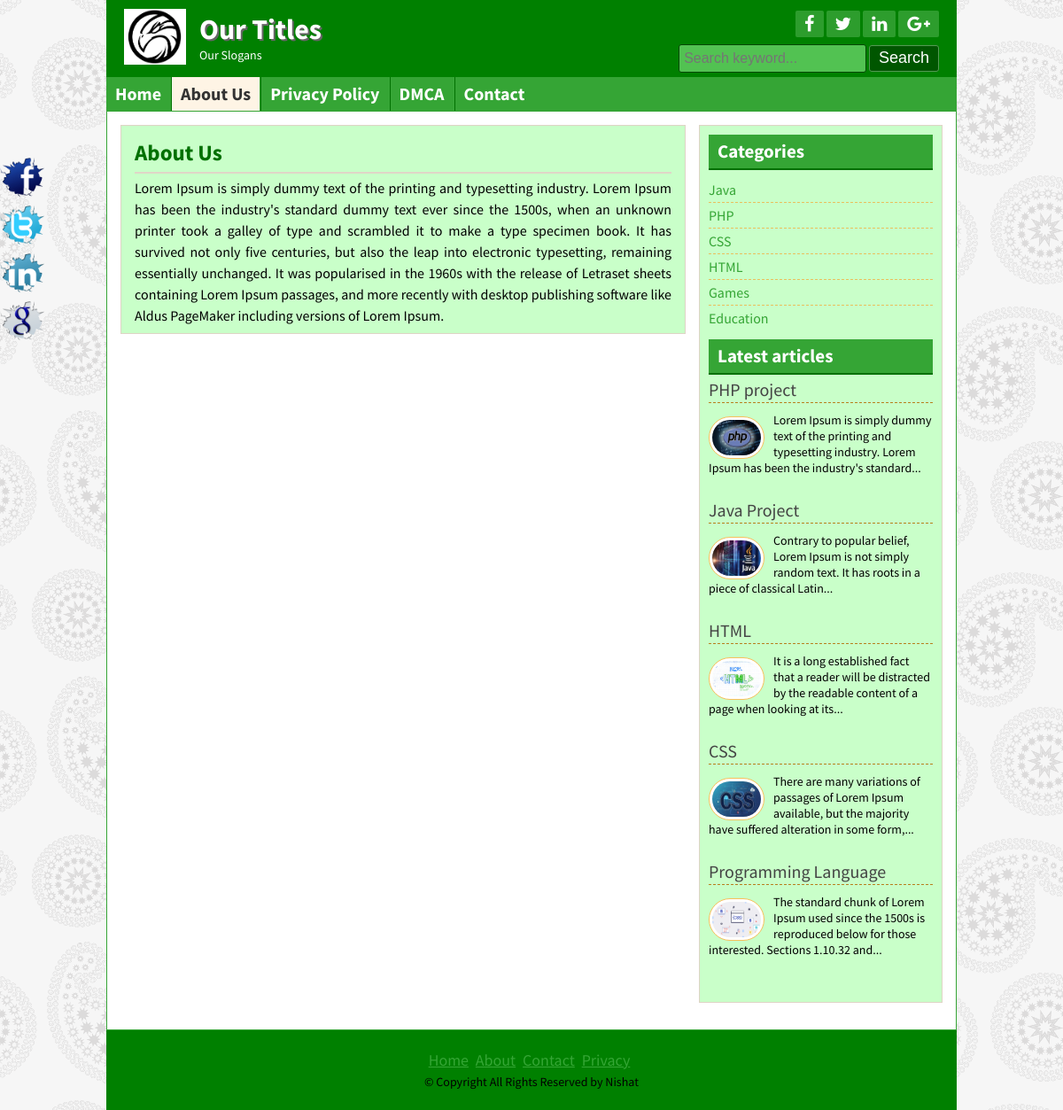
Page /page.php?pageid=1 on the committed database.
### tables this page shows
CREATE TABLE `title_slogan` (
  `id` int(11) NOT NULL,
  `title` varchar(255) NOT NULL,
  `slogan` varchar(255) NOT NULL,
  `logo` varchar(255) NOT NULL
);

CREATE TABLE `social_media` (
  `id` int(11) NOT NULL,
  `fb` varchar(255) NOT NULL,
  `tw` varchar(255) NOT NULL,
  `ln` varchar(255) NOT NULL,
  `gp` varchar(255) NOT NULL
);

CREATE TABLE `page` (
  `id` int(11) NOT NULL,
  `name` varchar(255) NOT NULL,
  `body` text NOT NULL
);

CREATE TABLE `category` (
  `id` int(11) NOT NULL,
  `name` varchar(50) NOT NULL
);

CREATE TABLE `post` (
  `id` int(11) NOT NULL,
  `cat` int(11) NOT NULL,
  `title` varchar(255) NOT NULL,
  `body` text NOT NULL,
  `image` varchar(255) NOT NULL,
  `author` varchar(50) NOT NULL,
  `tags` varchar(255) NOT NULL,
  `date` timestamp NOT NULL DEFAULT current_timestamp(),
  `userid` int(11) NOT NULL
);

CREATE TABLE `footer` (
  `id` int(11) NOT NULL,
  `note` varchar(255) NOT NULL
);

### lib/db.php (called while the page is built, shortened)
<?php
class DB
{
	public $host   = DB_HOST;
	public $user   = DB_USER;
	public $pass   = DB_PASS;
	public $dbname = DB_NAME;
	public $link;
	private function connectDB()
	{
		$this->link = new mysqli($this->host, $this->user, $this->pass, $this->dbname);
	}
	public function select($query)
	{
		$result = $this->link->query($query) or die($this->link->error . __LINE__);
		if ($result->num_rows > 0) {
			return $result;
		} else {
			return false;
		}
	}
}

### helpers/format.php (called while the page is built, shortened)
<?php
class format
{
    public function textShorten($text, $limit = 400)
    {
        $text = $text . " ";
        $text = substr($text, 0, $limit);
        $text = substr($text, 0, strrpos($text, ' '));
        $text = $text . "...";
        return $text;
    }
    public function title()
    {
        $path = $_SERVER['SCRIPT_FILENAME'];
        $title = basename($path, '.php');
        $title = ucwords($title);
        return $title;
    }
}

### page.php (the view)
<?php include 'inc/header.php'; ?>
<?php
$pageid = mysqli_real_escape_string($db->link, $_GET['pageid']);
if (!isset($pageid) || $pageid == NULL) {
    header("Location: 404.php");
} else {
    $pageid = $pageid;
    $query = "select * from page where id = $pageid";
    $page = $db->select($query);
}
?>
<div class="contentsection contemplete clear">
    <div class="maincontent clear">
        <div class="about">
            <?php
            if ($page) {
                while ($result = $page->fetch_assoc()) {
            ?>
            <h2><?php echo $result['name'] ?></h2>
            <?php echo $result['body'] ?>
        </div>
        <?php
                }
            } else {
                header("Location: 404.php");
            }
?>
    </div>
    <?php include 'inc/sidebar.php'; ?>
</div>
<?php include 'inc/footer.php'; ?>

### inc/header.php (shortened to what this page needs)
<?php
include 'lib/db.php';
include 'helpers/format.php';
$db = new DB();
$fm = new format();
?>
<!DOCTYPE html>
<html>
<head>
    <?php
    include "scripts/css.php";
    ?>
</head>
<body>
    <div class="headersection templete clear">
        <a href="index.php">
            <div class="logo">
                <?php
                $query = "select * from title_slogan where id = '1'";
                $titleslogan = $db->select($query);
                if ($titleslogan) {
                    while ($value = $titleslogan->fetch_assoc()) {
                ?>
                <img src="admin/<?php echo $value['logo'] ?>" alt="Logo" />
                <h2><?php echo $value['title'] ?></h2>
                <p><?php echo $value['slogan'] ?></p>
                <?php
                    }
                }
                ?>
            </div>
        </a>
        <div class="social clear">
            <?php
            $query = "select * from social_media where id = '1'";
            $result = $db->select($query);
            if ($result) {
                while ($value = $result->fetch_assoc()) {
            ?>
            <div class="icon clear">
                <a href="<?php echo $value['fb'] ?>" target="_blank"> <i class="fa fa-facebook"></i></a>
                <a href="<?php echo $value['tw'] ?>" target="_blank"> <i class="fa fa-twitter"></i></a>
                <a href="<?php echo $value['ln'] ?>" target="_blank"> <i class="fa fa-linkedin"></i></a>
                <a href="<?php echo $value['gp'] ?>" target="_blank"> <i class="fa fa-google-plus"></i></a>
            </div>
            <?php
                }
            }
            ?>
            <div class="searchbtn clear">
                <form action="search.php" method="get">
                    <input type="text" name="search" placeholder="Search keyword..." />
                    <input type="submit" name="submit" value="Search" />
                </form>
            </div>
        </div>
    </div>
    <div class="navsection templete">
        <ul>
            <li><a <?php
                    if ($fm->title() == 'Home') {
                        echo 'id="active"';
                    }
                    ?> href="index.php">Home</a></li>
            <?php
            $query = "select * from page";
            $pages = $db->select($query);
            if ($pages) {
                while ($result = $pages->fetch_assoc()) {
            ?>
            <li><a <?php
                            if (isset($_GET['pageid']) && $_GET['pageid'] == $result['id']) {
                                echo 'id="active"';
                            }
                            ?> href="page.php?pageid=<?php echo $result['id'] ?>"><?php echo $result['name'] ?></a>
            </li>
            <?php
                }
            }
            ?>
            <li><a <?php
                    if ($fm->title() == 'Contact') {
                        echo 'id="active"';
                    }
                    ?> href="contact.php">Contact</a></li>
        </ul>
    </div>

### scripts/css.php
<link rel="stylesheet" href="font-awesome-4.5.0/css/font-awesome.css">
<link rel="stylesheet" href="css/nivo-slider.css" type="text/css" media="screen" />
<link rel="stylesheet" href="style.css">
<?php
$query = "select * from theme where id = '1'";
$theme = $db->select($query);
while ($result = $theme->fetch_assoc()) {
    if ($result['theme'] == 'default') { ?>
<link rel="stylesheet" href="theme/default.css">
<?php
    } elseif ($result['theme'] == 'green') { ?>
<link rel="stylesheet" href="theme/green.css">
<?php
    } elseif ($result['theme'] == 'red') { ?>
<link rel="stylesheet" href="theme/red.css">
<?php
    }
}
?>

### inc/sidebar.php
<div class="sidebar clear">
    <div class="samesidebar clear">
        <h2>Categories</h2>
        <ul>
            <?php
            $query = "select * from category";
            $category = $db->select($query);
            if ($category) {
                foreach ($category as $value) {
            ?>
            <li><a href="posts.php?category=<?php echo $value['id'] ?>"><?php echo $value['name'] ?></a></li>
            <?php
                }
            } else { ?>
            <li>No Category Created</li>
            <?php
            }
            ?>
        </ul>
    </div>
    <div class="samesidebar clear">
        <h2>Latest articles</h2>
        <?php
        $query = "select * from post limit 5";
        $post = $db->select($query);
        if ($post) {
            foreach ($post as $value) {
        ?>
        <div class="popular clear">
            <h3><a href="post.php?id=<?php echo $value['id'] ?>"><?php echo $value['title'] ?></a></h3>
            <a href="post.php?id=<?php echo $value['id'] ?>"><img src="admin/<?php echo $value['image'] ?>"
                    alt="post image" /></a>
            <p><?php echo $fm->textShorten($value['body'], 120) ?></p>
        </div>
        <?php
            }
        } else {
            header("Location: 404.php");
        }
        ?>
    </div>
</div>

### inc/footer.php (shortened to what this page needs)
<div class="footersection templete clear">
    <div class="footermenu clear">
        <ul>
            <li><a href="#">Home</a></li>
            <li><a href="#">About</a></li>
            <li><a href="#">Contact</a></li>
            <li><a href="#">Privacy</a></li>
        </ul>
    </div>
    <?php
    $query = "select * from footer where id = '1'";
    $result = $db->select($query);
    if ($result) {
        while ($value = $result->fetch_assoc()) {
    ?>
    <p>&copy; <?php echo $value['note'] ?></p>
    <?php
        }
    }
    ?>
</div>
<?php
$query = "select * from social_media where id = '1'";
$result = $db->select($query);
if ($result) {
    while ($value = $result->fetch_assoc()) {
?>
<div class="fixedicon clear">
    <a href="<?php echo $value['fb'] ?>" target="_blank"> <img src="images/fb.png" alt="Facebook" /></a>
    <a href="<?php echo $value['tw'] ?>" target="_blank"> <img src="images/tw.png" alt="Twitter" /></a>
    <a href="<?php echo $value['ln'] ?>" target="_blank"> <img src="images/in.png" alt="LinkedIn" /></a>
    <a href="<?php echo $value['gp'] ?>" target="_blank"> <img src="images/gl.png" alt="GooglePlus" /></a>
</div>
<?php
    }
}
?>
</body>
</html>

### style.css (style rules this page uses)
* { margin: 0; padding: 0; outline: 0 }
body { font-family: 'Source Sans Pro', sans-serif; font-size: 14px; line-height: 18px; color: #000; background: url(images/bg.png)repeat fixed 0 0 #fff; }
.templete { width: 960px; margin: 0 auto; }
.contemplete { margin: 0 auto; width: 928px; }
.clear { overflow: hidden; }
input[type="text"], input[type="email"] { border: 1px solid #cfc5b6; border-radius: 3px; margin-bottom: 5px; padding: 5px; width: 300px; }
input[type="submit"] { background: #b7801c none repeat scroll 0 0; border: 1px solid #e6af4b; color: #fff; cursor: pointer; font-size: 20px; padding: 1px 10px; }
.headersection { background: #ca932f none repeat scroll 0 0; color: #fff; }
.logo { float: left; width: 580px; }
.logo img { float: left; margin-right: 15px; padding-bottom: 10px; padding-left: 20px; padding-top: 10px; width: 70px; }
.logo h2 { color: #fff; font-size: 32px; margin-bottom: 11px; margin-top: 24px; text-shadow: 2px 2px 0 #666; }
.logo p { color: #fff; }
.social { float: right; margin-right: 20px; margin-top: 12px; text-align: right; width: 360px; }
.icon { float: right; }
.icon a { background: #a56e0a none repeat scroll 0 0; border-radius: 2px; color: #fff; display: block; float: left; font-size: 20px; margin-left: 3px; padding: 5px 10px; }
.searchbtn { float: right; margin-top: 8px; }
.searchbtn input[type="text"] { border: 1px solid #A56E0A; width: 200px; background: #FFE07C; font-size: 16px; height: 20px; }
.searchbtn input[type="submit"] { border: 1px solid #9d6602; border-radius: 3px; font-size: 18px; height: 30px; padding-left: 10px; padding-right: 10px; padding-top: 0; cursor: pointer; }
.navsection { background: none repeat scroll 0 0 #e6af4b; min-height: 38px; }
.navsection ul { margin: 0; padding: 0; list-style: none; }
.navsection ul li { border-left: 1px solid #fdc662; border-right: 1px solid #c18a26; display: block; float: left; position: relative; }
.navsection ul li:first-child { border-left: 0px solid #fdc662; }
.navsection ul li:last-child { border-right: 0px solid #c18a26; }
.navsection ul li a { color: #fff; display: block; font-size: 20px; font-weight: bold; padding: 10px; text-decoration: none; }
.navsection ul li a:hover, #active { background: #FEF4E5; color: #333; }
.contentsection { background: #ffffff none repeat scroll 0 0; border: 1px solid #ca932f; padding: 15px; }
.maincontent { background: #fef4e5 none repeat scroll 0 0; border: 1px solid #ded4c5; float: left; margin: 0 15px 15px 0; padding: 8px 15px; width: 606px; }
.about { font-size: 16px; line-height: 24px; text-align: justify; }
.samepost h2, .about h2 { border-bottom: 2px solid #e0d6c7; color: #ac7511; font-size: 25px; margin-bottom: 4px; padding: 10px 10px 10px 0; }
.sidebar { background: #fef4e5 none repeat scroll 0 0; border: 1px solid #ded4c5; float: right; margin-bottom: 15px; margin-top: 0; padding: 10px; width: 253px; }
.samesidebar { margin-bottom: 10px; }
.samesidebar h2 { background: #e6af4b none repeat scroll 0 0; border-bottom: 2px solid #b7801c; color: #333; margin-bottom: 8px; padding: 10px; }
.samesidebar ul { padding: 0; margin: 0; list-style: none; }
.samesidebar ul li { border-bottom: 1px dashed #e9c05c; font-size: 16px; padding: 5px 8px 5px 0; }
.samesidebar ul li:last-child { border-bottom: 0px dashed #e9c05c; }
.samesidebar ul li a { color: #814a00; text-decoration: none; }
.samesidebar p { margin-bottom: 10px; }
.popular { margin-bottom: 20px; }
.popular h3 { border-bottom: 1px dashed #b7801c; font-size: 20px; font-weight: normal; margin-bottom: 10px; padding-bottom: 5px; }
.popular h3 a { text-decoration: none; color: #444 }
.popular img { background: #fff none repeat scroll 0 0; border: 1px solid #f6bf5b; border-radius: 30px; float: left; height: 40px; margin-right: 10px; margin-top: 5px; padding: 3px; width: 55px; }
.footersection { height: 90px; background: #B7801C; text-align: center }
.footermenu { margin-top: 25px; margin-bottom: 5px; }
.footermenu ul { padding: 0; margin: 0; list-style: none; text-align: center; }
.footermenu ul li { display: inline-block; }
.footermenu ul li a { color: #E6AF4B; font-size: 18px; margin-right: 5px; }
.fixedicon { left: 0; position: fixed; top: 175px; width: 60px; }
.fixedicon img { width: 50px; }

### rows in the picture
title_slogan: logo (picture), title "Our Titles", slogan "Our Slogans"
page: name "About Us", body "Lorem Ipsum is simply dummy text of the printing and typesetting industry. Lorem Ipsum has been the industry's standard dummy text ever since the 1500s, when an unknown printer took a galley of type and scrambled it to make a type specimen book. It has survived not only five centuries, but also the leap into electronic typesetting, remaining essentially unchanged. It was popularised in the 1960s with the release of Letraset sheets containing Lorem Ipsum passages, and more recently with desktop publishing software like Aldus PageMaker including versions of Lorem Ipsum."
page: name "Privacy Policy"
page: name "DMCA"
category: name "Java"
category: name "PHP"
category: name "CSS"
category: name "HTML"
category: name "Games"
category: name "Education"
post: title "PHP project", image (picture), body "Lorem Ipsum is simply dummy text of the printing and typesetting industry. Lorem Ipsum has been the industry's standard..."
post: title "Java Project", image (picture), body "Contrary to popular belief, Lorem Ipsum is not simply random text. It has roots in a piece of classical Latin..."
post: title "HTML", image (picture), body "It is a long established fact that a reader will be distracted by the readable content of a page when looking at its..."
post: title "CSS", image (picture), body "There are many variations of passages of Lorem Ipsum available, but the majority have suffered alteration in some form,..."
post: title "Programming Language", image (picture), body "The standard chunk of Lorem Ipsum used since the 1500s is reproduced below for those interested. Sections 1.10.32 and..."
footer: note "Copyright All Rights Reserved by Nishat"
